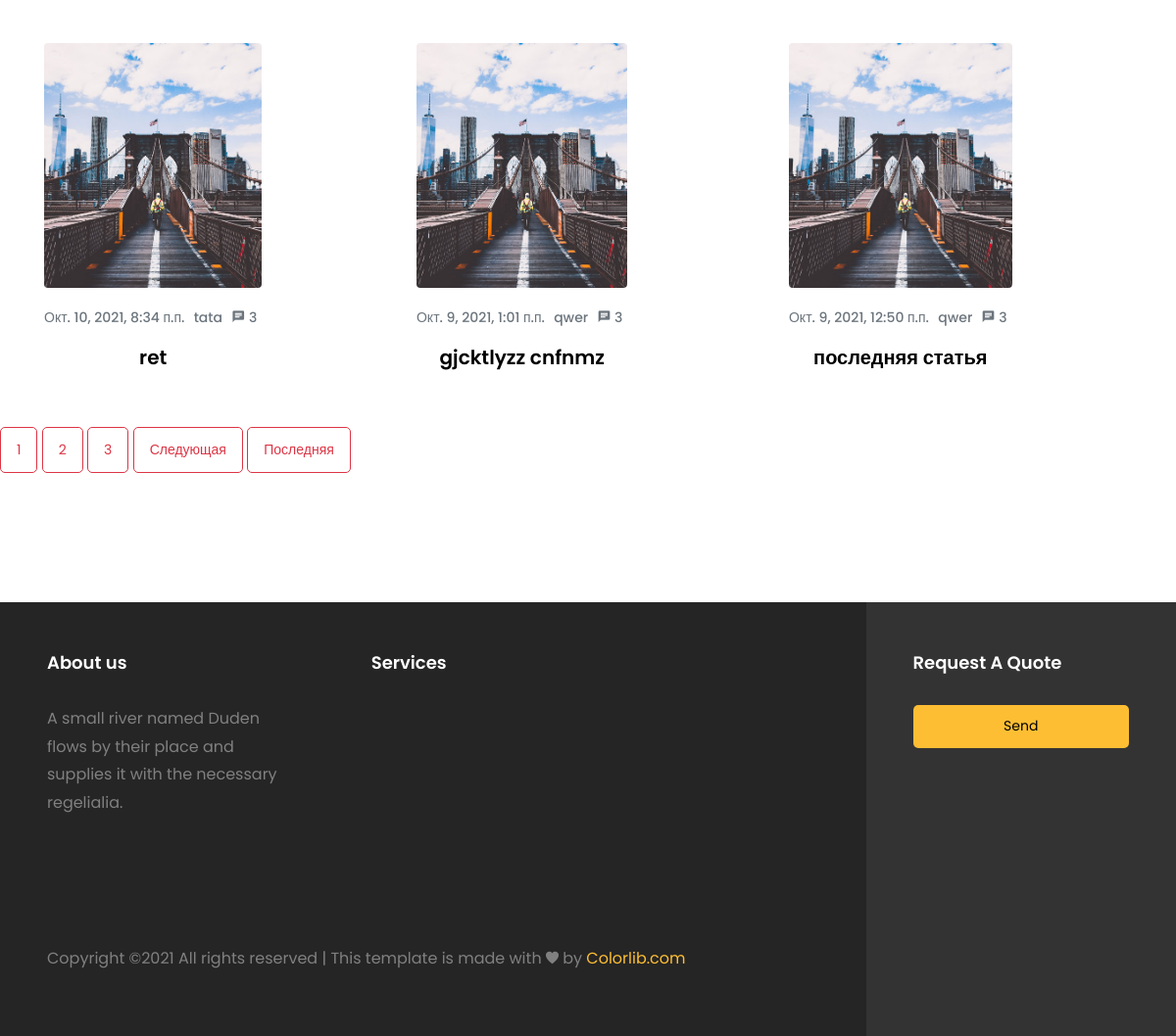
/blog/ (lower part), run on an earlier commit of the app's database.
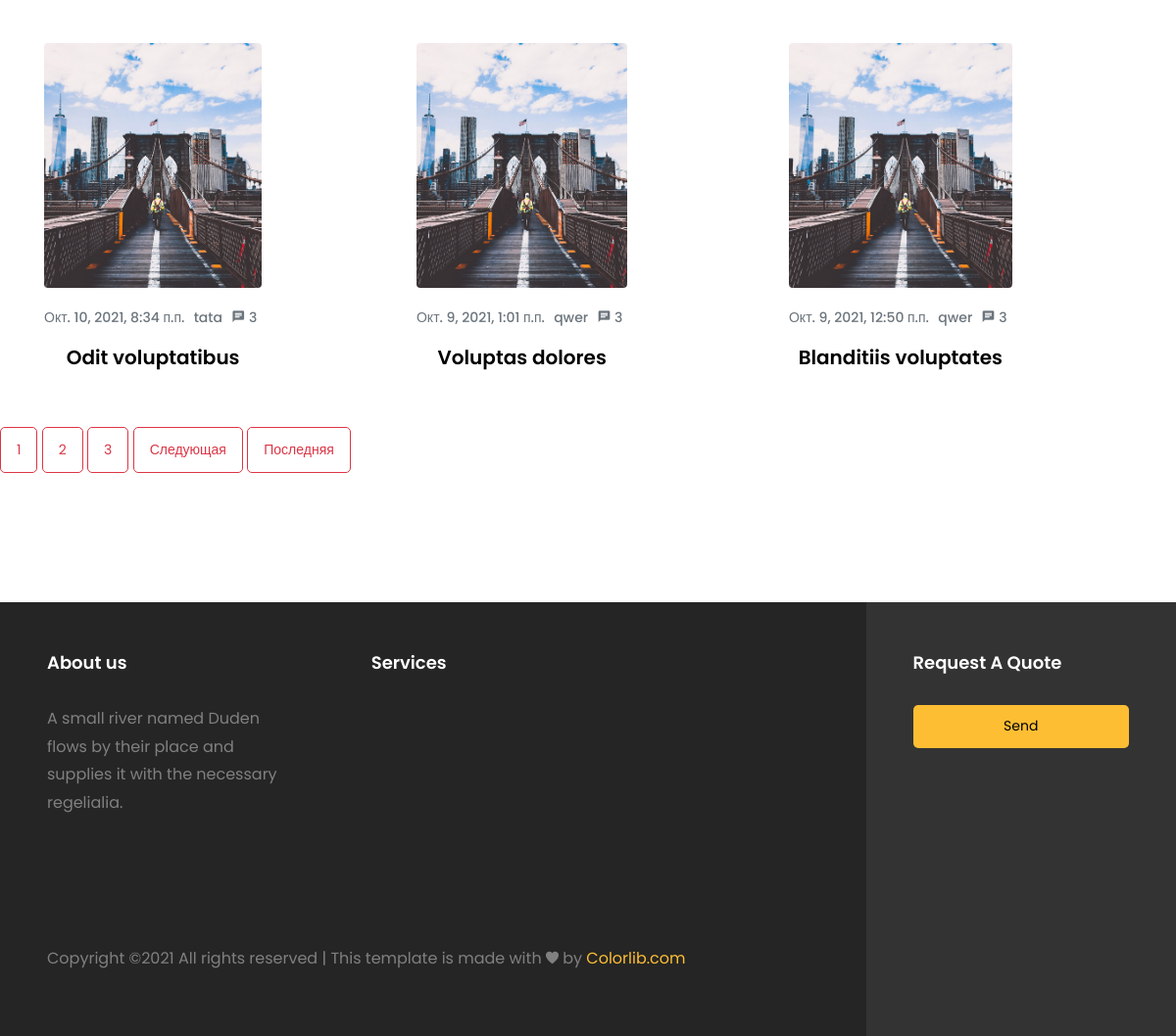
And on a later commit of the database.
### blog/models.py (models this page shows, shortened)
class Post(models.Model):
    title = models.CharField('Название', max_length=100, unique=True)
    text = models.TextField('Содержание статьи')
    date = models.DateTimeField('Дата', default=timezone.now)
    author = models.ForeignKey(User, verbose_name='Автор', on_delete=models.CASCADE)
    class Meta:
        verbose_name = 'Пост'
        verbose_name_plural = 'Посты'

### blog/views.py (the view)
# urls.py: path('blog/', ShowPostView.as_view(), name='blog'),
class ShowPostView(ListView):
    model = Post
    template_name = 'blog/post.html'
    context_object_name = 'post'
    ordering = ['-date']
    paginate_by = 3
    def get_context_data(self, **kwards):
        ctx = super(ShowPostView, self).get_context_data(**kwards)
        ctx['title'] = 'Главная страница блога'
        return ctx

### blog/templates/blog/post.html (shortened to what this page needs)
{%  extends 'main/base.html' %}
{% load static %}
{% block content %}
  <body>
		<section class="ftco-section">
      <div class="container">
        <div class="row d-flex">
          {% for p in post %}
          <div class="col-md-4 d-flex ftco-animate">
            <div class="blog-entry align-self-stretch">
              <a href="blog-single.html" class="block-20 rounded" style="background-image: url('images/image_1.jpg');">
              </a>
              <div class="text mt-3 text-center">
              	<div class="meta mb-2">
                  <div><a href="#">{{ p.date }}</a></div>
                  <div><a href="#">{{ p.author }}</a></div>
                  <div><a href="#" class="meta-chat"><span class="icon-chat"></span> 3</a></div>
                </div>
                <h3 class="heading"><a href="{% url 'blog_post' p.id %}">{{ p.title }}</a></h3>
              </div>
            </div>
          </div>
          {% endfor %}
        </div>
      </div>
        {% if is_paginated %}
        {% for num in page_obj.paginator.page_range %}
            {% if num == page_obj.number %}
                <button class="btn btn-outline-danger">{{ num }}</button>
            {% elif num > page_obj.number|add:'-3' and num < page_obj.number|add:'3' %}
                <a href="?page={{ num }}" class="btn btn-outline-danger">{{ num }}</a>
            {%  endif %}
        {%  endfor %}
        {% if page_obj.has_next %}
            <a href="?page={{ page_obj.next_page_number }}" class="btn btn-outline-danger">Следующая</a>
            <a href="?page={{ page_obj.paginator.num_pages }}" class="btn btn-outline-danger">Последняя</a>
        {% endif %}
    {%  endif %}
   </section>
{% endblock %}

### main/templates/main/base.html (shortened to what this page needs)
{% load static %}
<!DOCTYPE html>
<html lang="en">
  <head>
    <link rel="stylesheet" href="https://stackpath.bootstrapcdn.com/font-awesome/4.7.0/css/font-awesome.min.css">
    <link rel="stylesheet" href="{% static 'css/animate.css' %}">
    <link rel="stylesheet" href="{% static 'css/owl.carousel.min.css' %}">
    <link rel="stylesheet" href="{% static 'css/owl.theme.default.min.css' %}">
    <link rel="stylesheet" href="{% static 'css/magnific-popup.css' %}">
    <link rel="stylesheet" href="{% static 'css/ionicons.min.css' %}">
    <link rel="stylesheet" href="{% static 'css/flaticon.css' %}">
    <link rel="stylesheet" href="{% static 'css/icomoon.css' %}">
    <link rel="stylesheet" href="{% static 'css/style.css' %}">
  </head>
  {% block content %}{% endblock %}
      <footer class="footer">
			<div class="container-fluid px-lg-5">
				<div class="row">
					<div class="col-md-9 py-5">
						<div class="row">
							<div class="col-md-4 mb-md-0 mb-4">
								<h2 class="footer-heading">About us</h2>
								<p>A small river named Duden flows by their place and supplies it with the necessary regelialia.</p>
								<ul class="ftco-footer-social p-0">
		            </ul>
							</div>
							<div class="col-md-8">
								<div class="row justify-content-center">
									<div class="col-md-12 col-lg-10">
										<div class="row">
											<div class="col-md-4 mb-md-0 mb-4">
												<h2 class="footer-heading">Services</h2>
												<ul class="list-unstyled">
						              <li><a href="#" class="py-1 d-block">{{ construction}}</a></li>
						              <li><a href="#" class="py-1 d-block">{{ renovation }}</a></li>
						              <li><a href="#" class="py-1 d-block">{{ painting }}</a></li>
						              <li><a href="#" class="py-1 d-block">{{ design }}</a></li>
						            </ul>
											</div>
											<div class="col-md-4 mb-md-0 mb-4">
												<ul class="list-unstyled">
						              <li><a href="#" class="py-1 d-block">{{ city }}</a></li>
						              <li><a href="#" class="py-1 d-block">{{ adres }}</a></li>
						              <li><a href="#" class="py-1 d-block">{{ tel }}</a></li>
						                   </ul>
											</div>
										</div>
									</div>
								</div>
							</div>
						</div>
						<div class="row mt-md-5">
							<div class="col-md-12">
								<p class="copyright">
					  Copyright &copy;<script>document.write(new Date().getFullYear());</script> All rights reserved | This template is made with <i class="ion-ios-heart" aria-hidden="true"></i> by <a href="https://colorlib.com" target="_blank">Colorlib.com</a>
					  </p>
							</div>
						</div>
					</div>
					<div class="col-md-3 py-md-5 py-4 aside-stretch-right pl-lg-5 ">
						<h2 class="footer-heading" >Request A Quote</h2>
						<form action="" class="contact-form" method="post">
              			<div class="form-group">
              			<button type="submit" class="form-control submit px-3" name="Send">Send</button>
						</div>
						</form>
					</div>
				</div>
			</div>
		</footer>
  </body>
</html>

### static/css/icomoon.css (style rules this page uses)
[class^="icon-"], [class*=" icon-"] { font-family: 'icomoon' !important; speak: none; font-style: normal; font-weight: normal; font-variant: normal; text-transform: none; line-height: 1; -webkit-font-smoothing: antialiased; -moz-osx-font-smoothing: grayscale; }
.icon-chat:before { content: "\e0b7"; }

What changed in the data, as far as the page shows it:
changed Post "tata": title "ret" → "Odit voluptatibus"
changed Post: title "gjcktlyzz cnfnmz" → "Voluptas dolores"
changed Post: title "последняя статья" → "Blanditiis voluptates"
